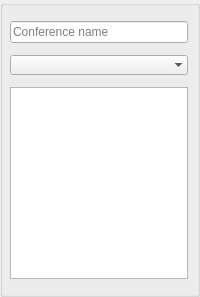
     <widget class="QGroupBox" name="usersBox">
      <property name="minimumSize">
       <size>
        <width>200</width>
        <height>0</height>
       </size>
      </property>
      <property name="maximumSize">
       <size>
        <width>200</width>
        <height>16777215</height>
       </size>
      </property>
      <property name="styleSheet">
       <string notr="true"/>
      </property>
      <property name="title">
       <string/>
      </property>
      <layout class="QVBoxLayout" name="verticalLayout_2">
       <property name="spacing">
        <number>12</number>
       </property>
       <property name="leftMargin">
        <number>7</number>
       </property>
       <property name="topMargin">
        <number>15</number>
       </property>
       <property name="rightMargin">
        <number>9</number>
       </property>
       <property name="bottomMargin">
        <number>15</number>
       </property>
       <item>
        <widget class="QLineEdit" name="labelName">
         <property name="minimumSize">
          <size>
           <width>0</width>
           <height>0</height>
          </size>
         </property>
         <property name="maximumSize">
          <size>
           <width>16777215</width>
           <height>16777215</height>
          </size>
         </property>
         <property name="text">
          <string/>
         </property>
         <property name="placeholderText">
          <string>Conference name</string>
         </property>
        </widget>
       </item>
       <item>
        <widget class="QComboBox" name="addressBox">
         <property name="minimumSize">
          <size>
           <width>0</width>
           <height>0</height>
          </size>
         </property>
         <property name="maximumSize">
          <size>
           <width>16777215</width>
           <height>16777215</height>
          </size>
         </property>
         <property name="editable">
          <bool>false</bool>
         </property>
         <property name="frame">
          <bool>false</bool>
         </property>
        </widget>
       </item>
       <item>
        <widget class="QListWidget" name="userList">
         <property name="verticalScrollBarPolicy">
          <enum>Qt::ScrollBarAlwaysOff</enum>
         </property>
         <property name="horizontalScrollBarPolicy">
          <enum>Qt::ScrollBarAlwaysOff</enum>
         </property>
         <property name="sizeAdjustPolicy">
          <enum>QAbstractScrollArea::AdjustIgnored</enum>
         </property>
         <property name="autoScroll">
          <bool>false</bool>
         </property>
         <property name="dragEnabled">
          <bool>false</bool>
         </property>
         <property name="selectionMode">
          <enum>QAbstractItemView::NoSelection</enum>
         </property>
         <property name="verticalScrollMode">
          <enum>QAbstractItemView::ScrollPerItem</enum>
         </property>
         <property name="isWrapping" stdset="0">
          <bool>false</bool>
         </property>
        </widget>
       </item>
      </layout>
     </widget>
